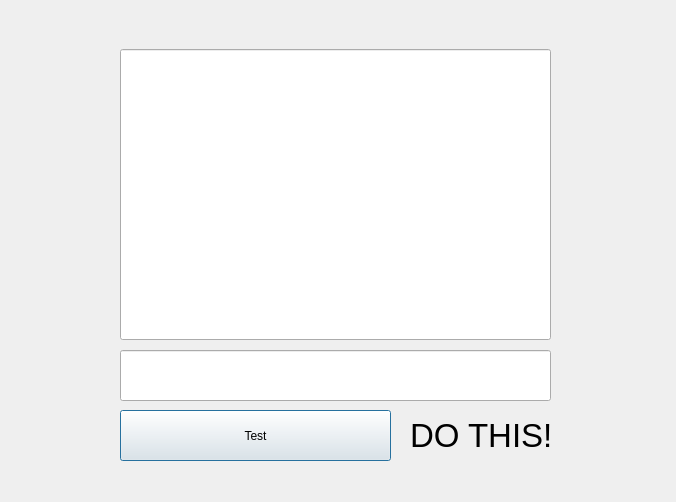
<?xml version="1.0" encoding="UTF-8"?>
<ui version="4.0">
 <class>Question_4</class>
 <widget class="QDialog" name="Question_4">
  <property name="geometry">
   <rect>
    <x>0</x>
    <y>0</y>
    <width>676</width>
    <height>502</height>
   </rect>
  </property>
  <property name="windowTitle">
   <string>Dialog</string>
  </property>
  <widget class="QLineEdit" name="RegularBox">
   <property name="geometry">
    <rect>
     <x>120</x>
     <y>350</y>
     <width>431</width>
     <height>51</height>
    </rect>
   </property>
  </widget>
  <widget class="QLabel" name="label">
   <property name="geometry">
    <rect>
     <x>410</x>
     <y>410</y>
     <width>141</width>
     <height>51</height>
    </rect>
   </property>
   <property name="font">
    <font>
     <pointsize>25</pointsize>
    </font>
   </property>
   <property name="text">
    <string>DO THIS!</string>
   </property>
  </widget>
  <widget class="QPushButton" name="Test_Button">
   <property name="geometry">
    <rect>
     <x>120</x>
     <y>410</y>
     <width>271</width>
     <height>51</height>
    </rect>
   </property>
   <property name="text">
    <string>Test</string>
   </property>
  </widget>
  <widget class="QLineEdit" name="TextBox">
   <property name="geometry">
    <rect>
     <x>120</x>
     <y>49</y>
     <width>431</width>
     <height>291</height>
    </rect>
   </property>
  </widget>
 </widget>
 <resources/>
 <connections/>
</ui>
